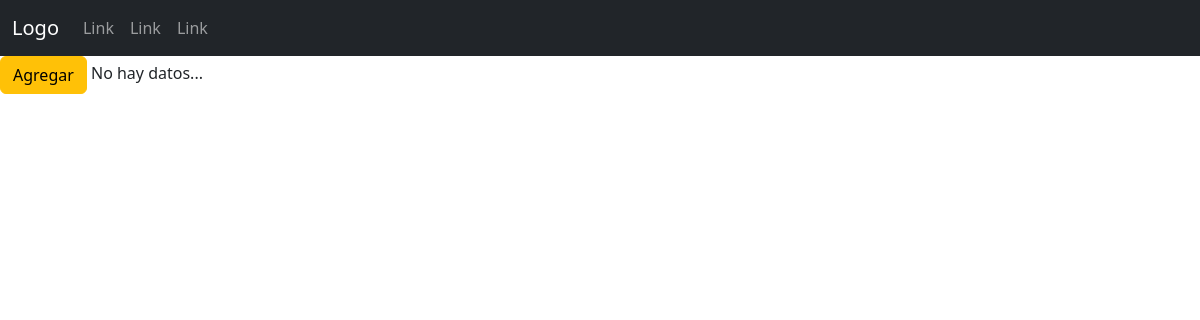
Page /transportes/listarServicios/ on the earlier database version.
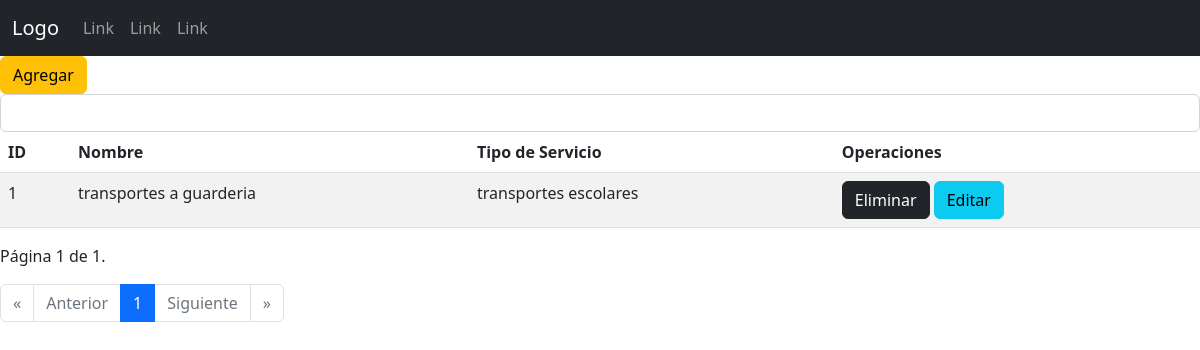
Same page on the later database version.
### transportesEscolaresSena/models.py (models this page shows, shortened)
class Servicios (models.Model):
    nombre = models.CharField(max_length= 100)
    tipo_serv = models.ForeignKey(TiposdeServicios,on_delete = models.DO_NOTHING)

class TiposdeServicios (models.Model):
    nombre = models.CharField(max_length= 100)
    caracteristicas = models.CharField(max_length= 500)
    def __str__(self):
        return f" {self.nombre} "

### transportesEscolaresSena/views.py (the view)
# urls.py: path('listarServicios/', views.listarServicios, name = "listarServicios"),
def listarServicios(request):
    s = Servicios.objects.all()
    paginator = Paginator(s, 3) # Mostrar 3 registros por página...
    page_number = request.GET.get('page')
    s = paginator.get_page(page_number)
    contextoS = {'datosS': s}
    return render(request, 'transportes/login/servicios/listarServicios.html', contextoS)

### transportesEscolaresSena/templates/transportes/login/servicios/listarServicios.html (shortened to what this page needs)
{%extends "transportes/index.html"%}
{% load static %}
    {%block contenedor%}
    <a class="btn btn-warning" href="{% url 'transportes:registrarServicios' %}">Agregar</a>
    {%if datosS%}
        <form class="d-flex" role="search" action="{% url 'transportes:buscarServicios' %}" method="post">
            <input onkeyup="buscarProducto('{% url 'transportes:buscarServicios' %}');" class="form-control" type="search" name="buscar" id="buscar">
        </form>
        <div id="respuesta">
        <table class="table table-striped">
            <thead>
                <tr>
                    <th>ID</th>
                    <th>Nombre</th>
                    <th>Tipo de Servicio</th>
                    <th>Operaciones</th>
                </tr>
            </thead>
            <tbody>
                {%for t in datosS %}
                <tr>
                    <td>{{t.id}}</td>
                    <td>{{t.nombre}}</td>
                    <td>{{t.tipo_serv}}</td>
                    <td>
                        <div class="d-grid gap-2 d-md-block">
                            <a class="btn btn-dark" href="{% url 'transportes:eliminarServicios' t.id %}">Eliminar</a>
                            <a class="btn btn-info" href="{% url 'transportes:formularioEditarServicios' t.id %}">Editar</a>
                        </div>
                    </td>
                </tr>
                {%endfor%}
            </tbody>
        </table>
        <p>Página {{ datosS.number }} de {{ datosS.paginator.num_pages }}.</p>
        <nav aria-label="...">
            <ul class="pagination">
              <li class="page-item {% if not datosS.has_previous %}disabled{% endif %}">
                <a class="page-link" href="?page=1">&laquo;</a>
              </li>
              <li class="page-item {% if not datosS.has_previous %}disabled{% endif %}">
                <a class="page-link" {% if datosS.has_previous %}href="?page={{ datosS.previous_page_number }}"{% endif %}>Anterior</a>
              </li>
                {% for i in "x"|rjust:datosS.paginator.num_pages|make_list %}
                    <li class="page-item {% if forloop.counter == datosS.number %}active{% endif %}" aria-current="page">
                        <a class="page-link" href="?page={{ forloop.counter }}">{{ forloop.counter }}</a>
                    </li>
                {% endfor %}
              <li class="page-item {% if not datosS.has_next %}disabled{% endif %}">
                <a class="page-link" {% if datosS.has_next %}href="?page={{ datosS.next_page_number }}"{% endif %}>Siguiente</a>
              </li>
              <li class="page-item {% if not datosS.has_next %}disabled{% endif %}">
                <a class="page-link" {% if datosS.has_next %}href="?page={{ datosS.paginator.num_pages }}"{% endif %}>&raquo;</a>
              </li>
            </ul>
          </nav>
    {%else%}
        No hay datos...
    {%endif%}
    {%endblock%}

Differences in the rows shown:
added Servicios: id "1", nombre "transportes a guarderia", tipo_serv "transportes escolares"
Other differences:
{{ datosS.number }}: (not shown) → "1"
{{ datosS.paginator.num_pages }}: (not shown) → "1"
text no longer shown: "No hay datos..."
text now shown: "ID Nombre Tipo de Servicio Operaciones Página de . « Anterior Siguiente »"
new list line: "1"
